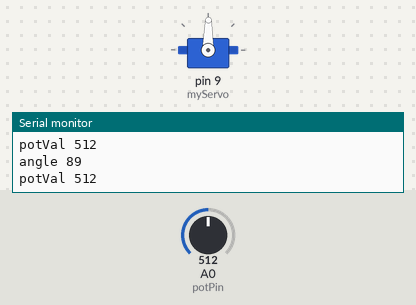
This sketch was run on a simulated Arduino Uno, built with avr-gcc and run on an emulated ATmega328P. Parts: servo, the last lines printed to the serial monitor. The inputs (shaded band) are chosen by the test bench; at power-on: A0 (potPin) = 512.

Above: at 1.2 s.
1.3 s: A0 (potPin) set to 553
At 1.9 s:
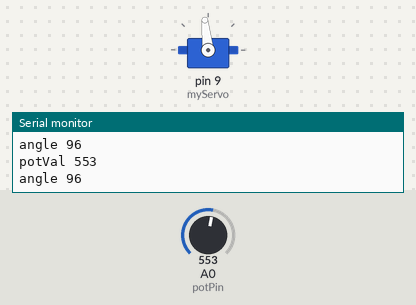
2.8 s: A0 (potPin) set to 582
At 3.1 s:
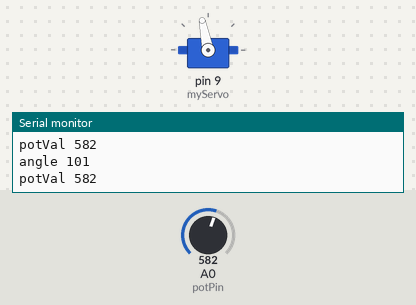
4.3 s: A0 (potPin) set to 306
At 5.5 s:
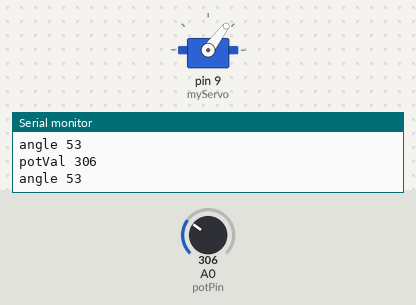
5.8 s: A0 (potPin) set to 122
At 6.8 s:
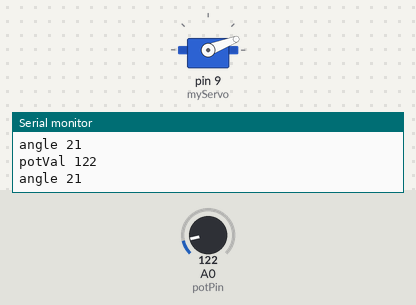
7.3 s: A0 (potPin) set to 91
At 7.9 s:
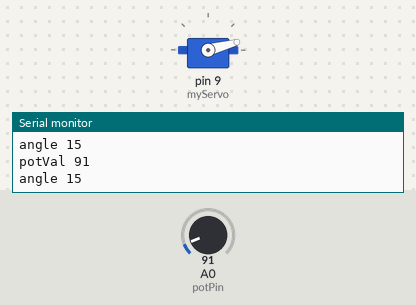
8.8 s: A0 (potPin) set to 716
At 10.2 s:
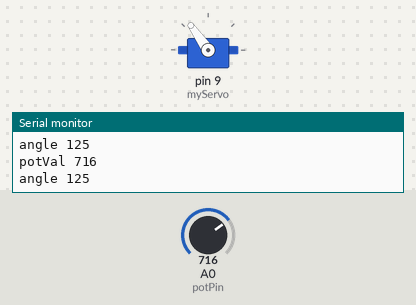
Timing chart, 0 to 11.3 s (numbered marks = the images above; inputs shaded):
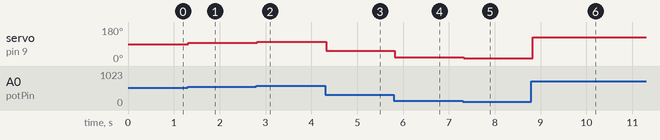

The sketch:

Motor.ino
```cpp
#include <Servo.h>
Servo myServo;

  int const potPin = A0;
  int potVal;
  int angle;

void setup() {
  // put your setup code here, to run once:'
  myServo.attach(9);
  Serial.begin(9600);


}

void loop() {
  potVal = analogRead(potPin);
  Serial.print("potVal ");
  Serial.println(potVal);
  angle = map(potVal, 0, 1023, 0, 179);
  Serial.print("angle ");
  Serial.println(angle);
  myServo.write(angle);
  delay(30);


}
```

Measured:
- after the input at 1.3 s, servo on pin 9 (myServo): 89° → 96° at once
- after the input at 2.8 s, servo on pin 9 (myServo): 96° → 101° at once
- after the input at 4.3 s, servo on pin 9 (myServo): 101° → 53° at once
- after the input at 5.8 s, servo on pin 9 (myServo): 53° → 21° at once
- after the input at 7.3 s, servo on pin 9 (myServo): 21° → 15° at once
- after the input at 8.8 s, servo on pin 9 (myServo): 15° → 125° at once
